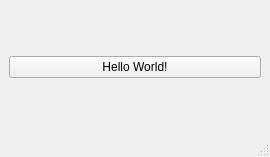
<?xml version="1.0" encoding="UTF-8"?>
<ui version="4.0">
 <class>MainWindow</class>
 <widget class="QMainWindow" name="MainWindow">
  <property name="geometry">
   <rect>
    <x>0</x>
    <y>0</y>
    <width>270</width>
    <height>157</height>
   </rect>
  </property>
  <property name="windowTitle">
   <string>MainWindow</string>
  </property>
  <widget class="QWidget" name="centralwidget">
   <layout class="QVBoxLayout" name="verticalLayout_3">
    <item>
     <widget class="QPushButton" name="pushButton">
      <property name="text">
       <string>Hello World!</string>
      </property>
     </widget>
    </item>
   </layout>
  </widget>
  <widget class="QMenuBar" name="menubar">
   <property name="geometry">
    <rect>
     <x>0</x>
     <y>0</y>
     <width>270</width>
     <height>18</height>
    </rect>
   </property>
  </widget>
  <widget class="QStatusBar" name="statusbar"/>
 </widget>
 <resources/>
 <connections/>
</ui>
